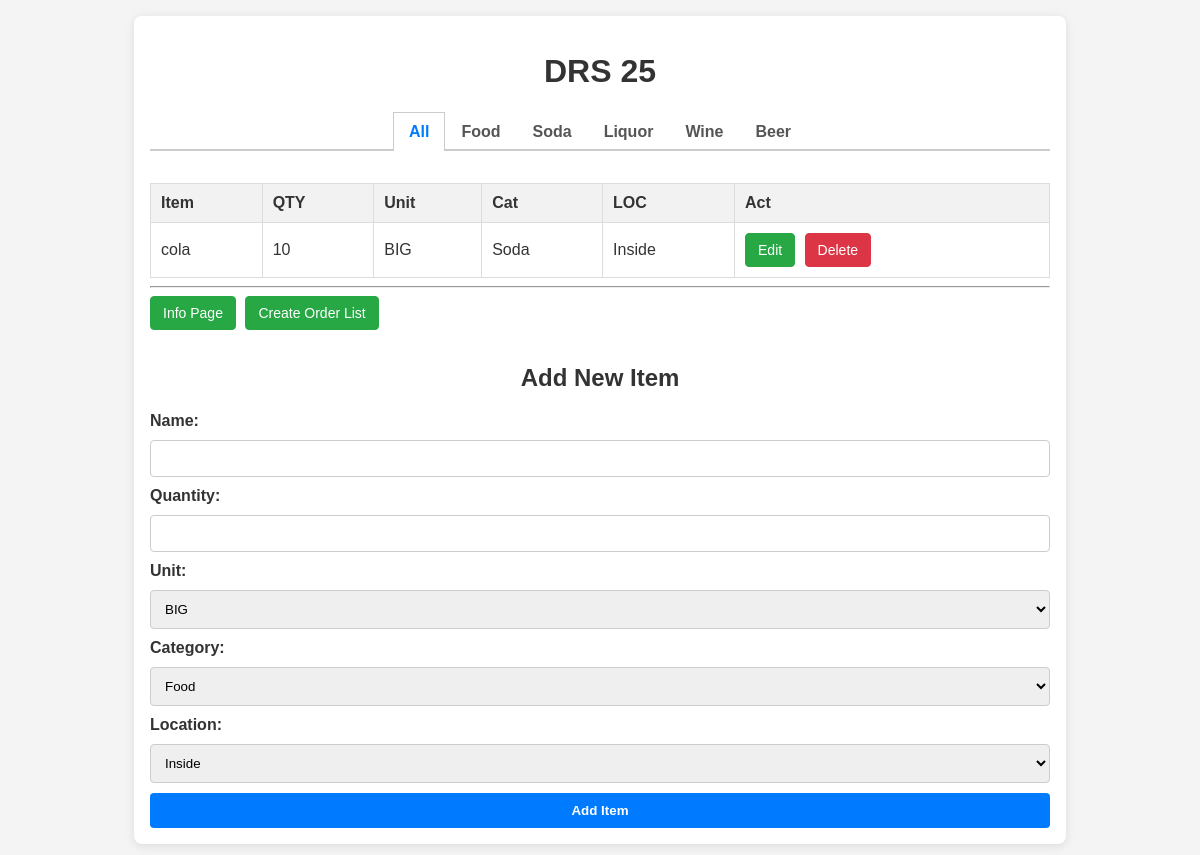
The app's page /, older data.
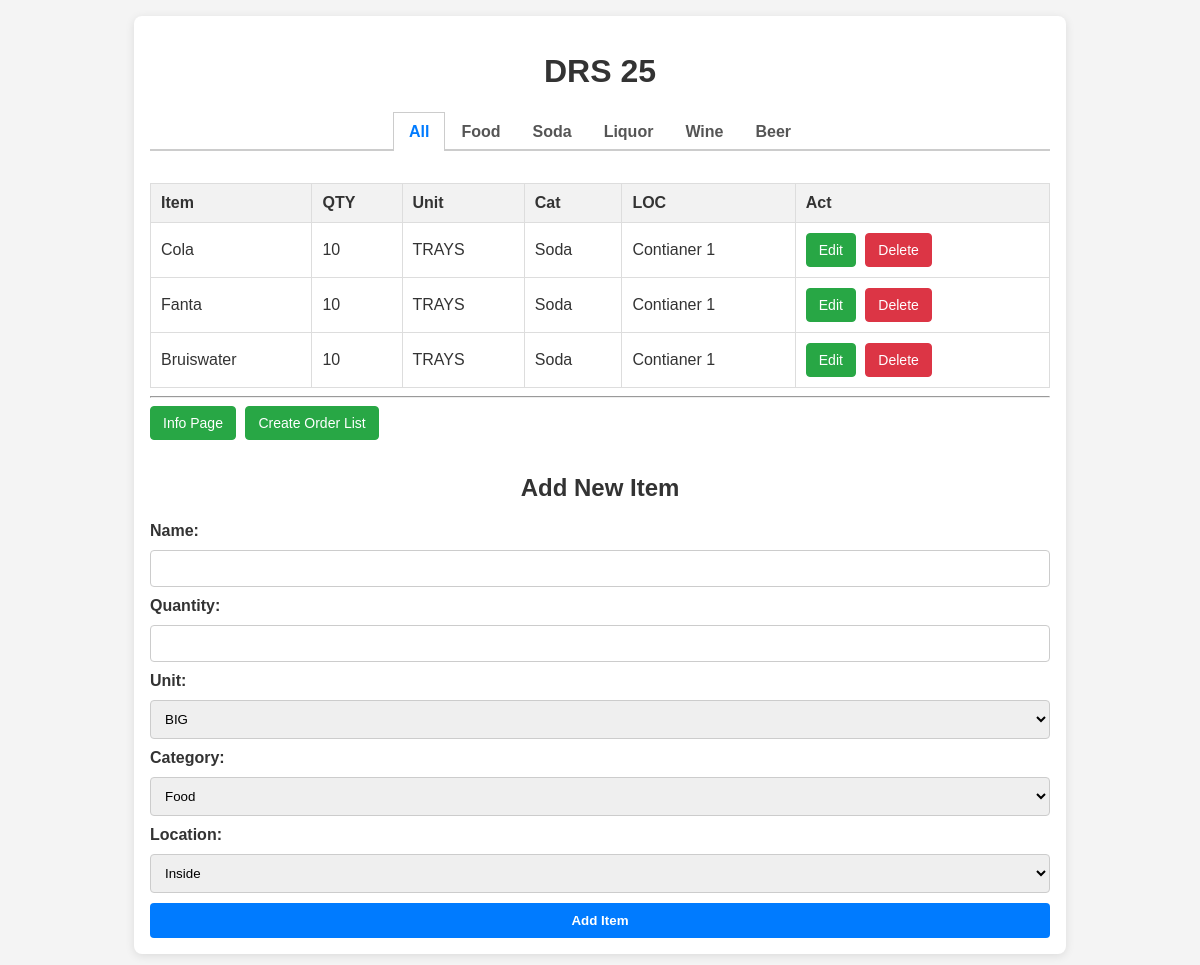
The same page, newer data.
### tables this page shows
CREATE TABLE items (
            id INTEGER PRIMARY KEY AUTOINCREMENT,
            name TEXT NOT NULL,
            quantity INTEGER NOT NULL,
            unit TEXT NOT NULL,
            category TEXT NOT NULL,
            location TEXT NOT NULL
        );

### app.py (the view)
@app.route('/')
def index():
    conn = get_db_connection()
    items = conn.execute('SELECT * FROM items').fetchall()
    conn.close()
    return render_template('index.html', items=items, categories=CATEGORIES, current_category='All')

### app.py (called while the page is built)
def get_db_connection():
    conn = sqlite3.connect(DATABASE)
    conn.row_factory = sqlite3.Row
    return conn

### templates/index.html (shortened to what this page needs)
<!DOCTYPE html>
<html lang="en">
<head>
</head>
<body>
    <main>
        <h1>DRS 25</h1>
        <div class="tab-bar">
            <a href="{{ url_for('index') }}" class="{% if current_category == 'All' %}active{% endif %}">All</a>
            {% for category in categories %}
                {% if category != 'All' %}
                    <a href="{{ url_for('category_view', category_name=category) }}" class="{% if current_category == category %}active{% endif %}">{{ category }}</a>
                {% endif %}
            {% endfor %}
        </div>
        <div class="table-container">
            <table>
                <thead>
                    <tr>
                        <th>Item</th>
                        <th>QTY</th>
                        <th>Unit</th>
                        <th>Cat</th>
                        <th>LOC</th>
                        <th>Act</th>
                    </tr>
                </thead>
                <tbody>
                    {% for item in items %}
                    <tr>
                        <td>{{ item.name }}</td>
                        <td>{{ item.quantity }}</td>
                        <td>{{ item.unit }}</td>
                        <td>{{ item.category }}</td>
                        <td>{{ item.location }}</td>
                        <td>
                            <a href="{{ url_for('edit_item', item_id=item.id) }}" class="action-button edit-button">Edit</a>
                            <form action="{{ url_for('delete_item', item_id=item.id) }}" method="post" style="display:inline;">
                                <button type="submit" class="action-button delete-button" onclick="return confirm('Are you sure you want to delete this item?');">Delete</button>
                            </form>
                        </td>
                    </tr>
                    {% endfor %}
                </tbody>
            </table>
        </div>
        <hr>
        <a href="{{ url_for('info') }}" class="action-button edit-button" style="margin-bottom: 1em;">Info Page</a>
        <a href="{{ url_for('order_list') }}" class="action-button order-button" style="margin-bottom: 1em;">Create Order List</a>
        <h2>Add New Item</h2>
        <form action="{{ url_for('add_item') }}" method="post" class="add-item-form">
            <label for="name">Name:</label>
            <input type="text" id="name" name="name" required>
            <label for="quantity">Quantity:</label>
            <input type="number" id="quantity" name="quantity" required>
            <label for="unit">Unit:</label>
            <select id="unit" name="unit" required>
                <option value="BIG">BIG</option>
            </select>
            <label for="category">Category:</label>
            <select id="category" name="category" required>
                {% for category in categories %}
                    {% if category != 'All' %}
                        <option value="{{ category }}">{{ category }}</option>
                    {% endif %}
                {% endfor %}
            </select>
            <label for="location">Location:</label>
            <select id="location" name="location" required>
                <option value="Inside">Inside</option>
            </select>
            <button type="submit">Add Item</button>
        </form>
    </main>
</body>
</html>

Row changes from the older to the newer data that the page shows:
changed items: name "cola" → "Cola"; unit "BIG" → "TRAYS"; location "Inside" → "Contianer 1"
added items: name "Fanta", quantity "10", unit "TRAYS", category "Soda", location "Contianer 1"
added items: name "Bruiswater", quantity "10", unit "TRAYS", category "Soda", location "Contianer 1"
